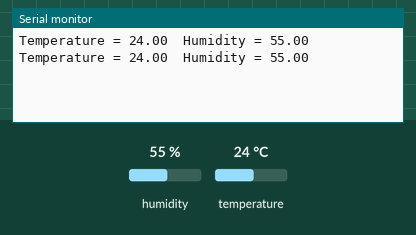
Simulated run of this sketch. Board: Arduino Uno, built with avr-gcc and run on an emulated ATmega328P. Shown: the last lines printed to the serial monitor. Inputs (shaded band) come from the test bench; at power-on: humidity 55 %, temperature 24 °C.

Above: at 6.8 s.
6.9 s: humidity set to 22 %
At 11.3 s:
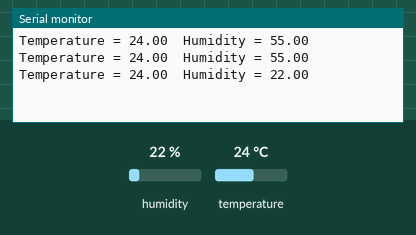
12.3 s: temperature set to 12 °C
At 14.8 s:
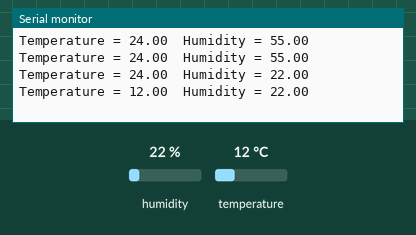
17.7 s: humidity set to 40 %
At 19.4 s:
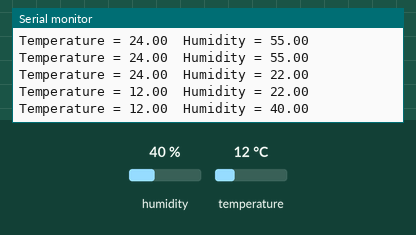
Timing chart, 0 to 20.9 s (numbered marks = the images above; inputs shaded):
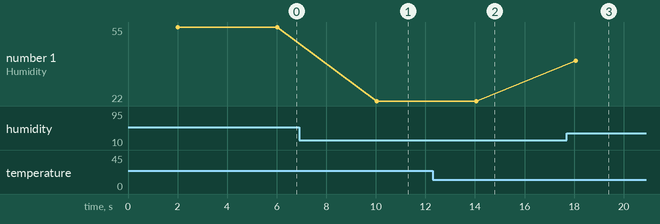

The sketch:

lab02_Temperature.ino
```cpp
#include <DHTesp.h>

#define D0 16
#define D1 5
#define D2 4
#define D3 0
#define D4 2
#define D5 14
#define D6 12
#define D7 13
#define D8 15

#define DHTPIN D3
#define DHTTYPE DHTesp::DHT22

float humidity, temperature;
DHTesp dht;

void setup() {
  // put your setup code here, to run once:
  Serial.begin(9600);
  dht.setup(DHTPIN,DHTTYPE);
}

void loop() {
  // put your main code here, to run repeatedly:
  delay(dht.getMinimumSamplingPeriod());
  humidity = dht.getHumidity();
  temperature = dht.getTemperature();

  if( !isnan(humidity) && !isnan(temperature)){
    Serial.print("Temperature = ");
    Serial.print(temperature);
    Serial.print("\t");
    Serial.print("Humidity = ");
    Serial.println(humidity);
  } else {
    Serial.println("Error while reading from DHT sensor");
  }
  delay(2000);

}
```

Measured:
- after the input at 6.9 s, the serial monitor: prints a new line after 3.1 s (image 1)
- after the input at 12.3 s, the serial monitor: prints a new line after 1.7 s (image 2)
- after the input at 17.7 s, the serial monitor: prints a new line after 0.36 s (image 3)
- plotted number 1: 55 → 22 after the input at 6.9 s, 22 → 40 after the input at 17.7 s
